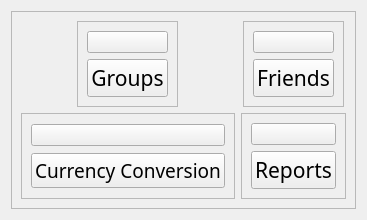
               <widget class="QWidget" name="homePage">
                <layout class="QVBoxLayout" name="verticalLayout_15">
                 <item>
                  <widget class="QFrame" name="frame_11">
                   <property name="sizePolicy">
                    <sizepolicy hsizetype="Expanding" vsizetype="Expanding">
                     <horstretch>0</horstretch>
                     <verstretch>0</verstretch>
                    </sizepolicy>
                   </property>
                   <property name="frameShape">
                    <enum>QFrame::StyledPanel</enum>
                   </property>
                   <property name="frameShadow">
                    <enum>QFrame::Raised</enum>
                   </property>
                   <layout class="QGridLayout" name="gridLayout">
                    <item row="0" column="1" alignment="Qt::AlignHCenter">
                     <widget class="QFrame" name="frame_22">
                      <property name="sizePolicy">
                       <sizepolicy hsizetype="Preferred" vsizetype="Preferred">
                        <horstretch>0</horstretch>
                        <verstretch>0</verstretch>
                       </sizepolicy>
                      </property>
                      <property name="frameShape">
                       <enum>QFrame::StyledPanel</enum>
                      </property>
                      <property name="frameShadow">
                       <enum>QFrame::Raised</enum>
                      </property>
                      <layout class="QVBoxLayout" name="verticalLayout_40">
                       <item>
                        <widget class="QPushButton" name="FriendsIcon">
                         <property name="text">
                          <string/>
                         </property>
                         <property name="icon">
                          <iconset resource="images.qrc">
                           <normaloff>:/images/Layer 0.png</normaloff>:/images/Layer 0.png</iconset>
                         </property>
                         <property name="iconSize">
                          <size>
                           <width>200</width>
                           <height>200</height>
                          </size>
                         </property>
                        </widget>
                       </item>
                       <item>
                        <widget class="QPushButton" name="FriendsBtn">
                         <property name="font">
                          <font>
                           <family>Swis721 Blk BT</family>
                           <pointsize>16</pointsize>
                           <stylestrategy>PreferAntialias</stylestrategy>
                          </font>
                         </property>
                         <property name="text">
                          <string>Friends</string>
                         </property>
                        </widget>
                       </item>
                      </layout>
                     </widget>
                    </item>
                    <item row="1" column="1" alignment="Qt::AlignHCenter">
                     <widget class="QFrame" name="frame_24">
                      <property name="sizePolicy">
                       <sizepolicy hsizetype="Preferred" vsizetype="Preferred">
                        <horstretch>0</horstretch>
                        <verstretch>0</verstretch>
                       </sizepolicy>
                      </property>
                      <property name="frameShape">
                       <enum>QFrame::StyledPanel</enum>
                      </property>
                      <property name="frameShadow">
                       <enum>QFrame::Raised</enum>
                      </property>
                      <layout class="QVBoxLayout" name="verticalLayout_42">
                       <item>
                        <widget class="QPushButton" name="ReportsIcon">
                         <property name="text">
                          <string/>
                         </property>
                         <property name="icon">
                          <iconset resource="images.qrc">
                           <normaloff>:/images/2235790.png</normaloff>:/images/2235790.png</iconset>
                         </property>
                         <property name="iconSize">
                          <size>
                           <width>200</width>
                           <height>200</height>
                          </size>
                         </property>
                        </widget>
                       </item>
                       <item>
                        <widget class="QPushButton" name="reportsBtn">
                         <property name="font">
                          <font>
                           <family>Swis721 Blk BT</family>
                           <pointsize>16</pointsize>
                           <stylestrategy>PreferAntialias</stylestrategy>
                          </font>
                         </property>
                         <property name="text">
                          <string>Reports</string>
                         </property>
                        </widget>
                       </item>
                      </layout>
                     </widget>
                    </item>
                    <item row="1" column="0" alignment="Qt::AlignHCenter">
                     <widget class="QFrame" name="frame_23">
                      <property name="sizePolicy">
                       <sizepolicy hsizetype="Preferred" vsizetype="Preferred">
                        <horstretch>0</horstretch>
                        <verstretch>0</verstretch>
                       </sizepolicy>
                      </property>
                      <property name="frameShape">
                       <enum>QFrame::StyledPanel</enum>
                      </property>
                      <property name="frameShadow">
                       <enum>QFrame::Raised</enum>
                      </property>
                      <layout class="QVBoxLayout" name="verticalLayout_41">
                       <item>
                        <widget class="QPushButton" name="ConversionIcon">
                         <property name="text">
                          <string/>
                         </property>
                         <property name="icon">
                          <iconset resource="images.qrc">
                           <normaloff>:/images/10826388.png</normaloff>:/images/10826388.png</iconset>
                         </property>
                         <property name="iconSize">
                          <size>
                           <width>200</width>
                           <height>200</height>
                          </size>
                         </property>
                        </widget>
                       </item>
                       <item>
                        <widget class="QPushButton" name="ConversionBtn">
                         <property name="font">
                          <font>
                           <family>Swis721 Blk BT</family>
                           <pointsize>14</pointsize>
                           <stylestrategy>PreferAntialias</stylestrategy>
                          </font>
                         </property>
                         <property name="text">
                          <string>Currency Conversion</string>
                         </property>
                        </widget>
                       </item>
                      </layout>
                     </widget>
                    </item>
                    <item row="0" column="0" alignment="Qt::AlignHCenter">
                     <widget class="QFrame" name="frame_21">
                      <property name="sizePolicy">
                       <sizepolicy hsizetype="Preferred" vsizetype="Preferred">
                        <horstretch>0</horstretch>
                        <verstretch>0</verstretch>
                       </sizepolicy>
                      </property>
                      <property name="frameShape">
                       <enum>QFrame::StyledPanel</enum>
                      </property>
                      <property name="frameShadow">
                       <enum>QFrame::Raised</enum>
                      </property>
                      <layout class="QVBoxLayout" name="verticalLayout_39">
                       <item>
                        <widget class="QPushButton" name="GroupIcon">
                         <property name="text">
                          <string/>
                         </property>
                         <property name="icon">
                          <iconset resource="images.qrc">
                           <normaloff>:/images/718339.png</normaloff>:/images/718339.png</iconset>
                         </property>
                         <property name="iconSize">
                          <size>
                           <width>200</width>
                           <height>200</height>
                          </size>
                         </property>
                        </widget>
                       </item>
                       <item>
                        <widget class="QPushButton" name="GroupBtn">
                         <property name="font">
                          <font>
                           <family>Swis721 Blk BT</family>
                           <pointsize>16</pointsize>
                          </font>
                         </property>
                         <property name="text">
                          <string>Groups</string>
                         </property>
                        </widget>
                       </item>
                      </layout>
                     </widget>
                    </item>
                   </layout>
                  </widget>
                 </item>
                </layout>
               </widget>
